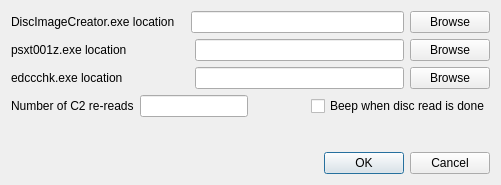
<?xml version="1.0" encoding="UTF-8"?>
<ui version="4.0">
 <class>Dialog</class>
 <widget class="QDialog" name="Dialog">
  <property name="geometry">
   <rect>
    <x>0</x>
    <y>0</y>
    <width>501</width>
    <height>185</height>
   </rect>
  </property>
  <property name="windowTitle">
   <string>Dialog</string>
  </property>
  <layout class="QGridLayout" name="gridLayout">
   <item row="0" column="0" colspan="2">
    <layout class="QHBoxLayout" name="hl_dic">
     <item>
      <widget class="QLabel" name="label_dicLocation">
       <property name="text">
        <string>DiscImageCreator.exe location</string>
       </property>
      </widget>
     </item>
     <item>
      <spacer name="hs_dic">
       <property name="orientation">
        <enum>Qt::Horizontal</enum>
       </property>
       <property name="sizeType">
        <enum>QSizePolicy::Fixed</enum>
       </property>
       <property name="sizeHint" stdset="0">
        <size>
         <width>10</width>
         <height>20</height>
        </size>
       </property>
      </spacer>
     </item>
     <item>
      <widget class="QLineEdit" name="le_dicLocation">
       <property name="maximumSize">
        <size>
         <width>16777215</width>
         <height>16777215</height>
        </size>
       </property>
      </widget>
     </item>
     <item>
      <widget class="QPushButton" name="pb_dicBrowse">
       <property name="maximumSize">
        <size>
         <width>80</width>
         <height>25</height>
        </size>
       </property>
       <property name="text">
        <string>Browse</string>
       </property>
      </widget>
     </item>
    </layout>
   </item>
   <item row="3" column="0" colspan="2">
    <layout class="QHBoxLayout" name="hl_c2beep">
     <item>
      <widget class="QLabel" name="label_c2">
       <property name="text">
        <string>Number of C2 re-reads</string>
       </property>
      </widget>
     </item>
     <item>
      <widget class="QLineEdit" name="le_c2">
       <property name="minimumSize">
        <size>
         <width>92</width>
         <height>0</height>
        </size>
       </property>
      </widget>
     </item>
     <item>
      <spacer name="hs_c2beep">
       <property name="orientation">
        <enum>Qt::Horizontal</enum>
       </property>
       <property name="sizeType">
        <enum>QSizePolicy::MinimumExpanding</enum>
       </property>
       <property name="sizeHint" stdset="0">
        <size>
         <width>40</width>
         <height>20</height>
        </size>
       </property>
      </spacer>
     </item>
     <item>
      <widget class="QCheckBox" name="cb_beep">
       <property name="text">
        <string>Beep when disc read is done</string>
       </property>
      </widget>
     </item>
    </layout>
   </item>
   <item row="1" column="0" colspan="2">
    <layout class="QHBoxLayout" name="hl_psxt001z">
     <item>
      <widget class="QLabel" name="label_psxt001z">
       <property name="text">
        <string>psxt001z.exe location</string>
       </property>
      </widget>
     </item>
     <item>
      <spacer name="hs_psxt001z">
       <property name="orientation">
        <enum>Qt::Horizontal</enum>
       </property>
       <property name="sizeType">
        <enum>QSizePolicy::Fixed</enum>
       </property>
       <property name="sizeHint" stdset="0">
        <size>
         <width>62</width>
         <height>20</height>
        </size>
       </property>
      </spacer>
     </item>
     <item>
      <widget class="QLineEdit" name="le_psxt001zLocation">
       <property name="maximumSize">
        <size>
         <width>16777215</width>
         <height>16777215</height>
        </size>
       </property>
      </widget>
     </item>
     <item>
      <widget class="QPushButton" name="pb_psxt001zBrowse">
       <property name="maximumSize">
        <size>
         <width>80</width>
         <height>16777215</height>
        </size>
       </property>
       <property name="text">
        <string>Browse</string>
       </property>
      </widget>
     </item>
    </layout>
   </item>
   <item row="5" column="1">
    <spacer name="verticalSpacer">
     <property name="orientation">
      <enum>Qt::Vertical</enum>
     </property>
     <property name="sizeHint" stdset="0">
      <size>
       <width>20</width>
       <height>40</height>
      </size>
     </property>
    </spacer>
   </item>
   <item row="6" column="1">
    <widget class="QDialogButtonBox" name="buttonBox">
     <property name="orientation">
      <enum>Qt::Horizontal</enum>
     </property>
     <property name="standardButtons">
      <set>QDialogButtonBox::Cancel|QDialogButtonBox::Ok</set>
     </property>
    </widget>
   </item>
   <item row="2" column="0" colspan="2">
    <layout class="QHBoxLayout" name="hl_edccchk">
     <item>
      <widget class="QLabel" name="label_edccchk">
       <property name="text">
        <string>edccchk.exe location</string>
       </property>
      </widget>
     </item>
     <item>
      <spacer name="hs_edccchk">
       <property name="orientation">
        <enum>Qt::Horizontal</enum>
       </property>
       <property name="sizeType">
        <enum>QSizePolicy::Fixed</enum>
       </property>
       <property name="sizeHint" stdset="0">
        <size>
         <width>66</width>
         <height>20</height>
        </size>
       </property>
      </spacer>
     </item>
     <item>
      <widget class="QLineEdit" name="le_edccchkLocation">
       <property name="maximumSize">
        <size>
         <width>16777215</width>
         <height>16777215</height>
        </size>
       </property>
      </widget>
     </item>
     <item>
      <widget class="QPushButton" name="pb_edccchkBrowse">
       <property name="maximumSize">
        <size>
         <width>80</width>
         <height>16777215</height>
        </size>
       </property>
       <property name="text">
        <string>Browse</string>
       </property>
      </widget>
     </item>
    </layout>
   </item>
  </layout>
 </widget>
 <resources/>
 <connections>
  <connection>
   <sender>buttonBox</sender>
   <signal>accepted()</signal>
   <receiver>Dialog</receiver>
   <slot>accept()</slot>
   <hints>
    <hint type="sourcelabel">
     <x>248</x>
     <y>254</y>
    </hint>
    <hint type="destinationlabel">
     <x>157</x>
     <y>274</y>
    </hint>
   </hints>
  </connection>
  <connection>
   <sender>buttonBox</sender>
   <signal>rejected()</signal>
   <receiver>Dialog</receiver>
   <slot>reject()</slot>
   <hints>
    <hint type="sourcelabel">
     <x>316</x>
     <y>260</y>
    </hint>
    <hint type="destinationlabel">
     <x>286</x>
     <y>274</y>
    </hint>
   </hints>
  </connection>
 </connections>
</ui>
